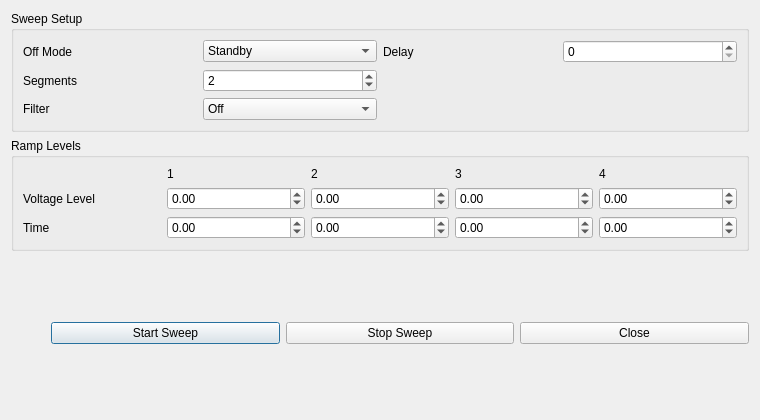
<?xml version="1.0" encoding="UTF-8"?>
<ui version="4.0">
 <class>RampSweepWindow</class>
 <widget class="QDialog" name="RampSweepWindow">
  <property name="geometry">
   <rect>
    <x>0</x>
    <y>0</y>
    <width>760</width>
    <height>420</height>
   </rect>
  </property>
  <property name="windowTitle">
   <string>Ramp Sweep</string>
  </property>
  <layout class="QVBoxLayout" name="verticalLayout">
   <item>
    <widget class="QGroupBox" name="groupBoxSetup">
     <property name="title">
      <string>Sweep Setup</string>
     </property>
     <layout class="QGridLayout" name="gridLayoutSetup">
      <item row="0" column="0">
       <widget class="QLabel" name="labelOffMode">
        <property name="text">
         <string>Off Mode</string>
        </property>
       </widget>
      </item>
      <item row="0" column="1">
       <widget class="QComboBox" name="offModeCombo">
        <item>
         <property name="text">
          <string>Standby</string>
         </property>
        </item>
        <item>
         <property name="text">
          <string>Freeze</string>
         </property>
        </item>
       </widget>
      </item>
      <item row="0" column="2">
       <widget class="QLabel" name="labelDelay">
        <property name="text">
         <string>Delay</string>
        </property>
       </widget>
      </item>
      <item row="0" column="3">
       <widget class="QSpinBox" name="delaySpin">
        <property name="maximum">
         <number>100000</number>
        </property>
       </widget>
      </item>
      <item row="1" column="0">
       <widget class="QLabel" name="labelSegments">
        <property name="text">
         <string>Segments</string>
        </property>
       </widget>
      </item>
      <item row="1" column="1">
       <widget class="QSpinBox" name="numberOfSegmentSpin">
        <property name="minimum">
         <number>1</number>
        </property>
        <property name="maximum">
         <number>99999</number>
        </property>
        <property name="value">
         <number>2</number>
        </property>
       </widget>
      </item>
      <item row="2" column="0">
       <widget class="QLabel" name="labelFilter">
        <property name="text">
         <string>Filter</string>
        </property>
       </widget>
      </item>
      <item row="2" column="1">
       <widget class="QComboBox" name="filterCombo">
        <item>
         <property name="text">
          <string>Off</string>
         </property>
        </item>
        <item>
         <property name="text">
          <string>On</string>
         </property>
        </item>
       </widget>
      </item>
     </layout>
    </widget>
   </item>
   <item>
    <widget class="QGroupBox" name="groupBoxLevels">
     <property name="title">
      <string>Ramp Levels</string>
     </property>
     <layout class="QGridLayout" name="gridLayoutLevels">
      <item row="2" column="3">
       <widget class="QDoubleSpinBox" name="rampSweepTime3Spin">
        <property name="minimum">
         <double>-14.500000000000000</double>
        </property>
       </widget>
      </item>
      <item row="0" column="2">
       <widget class="QLabel" name="label2">
        <property name="text">
         <string>2</string>
        </property>
       </widget>
      </item>
      <item row="2" column="1">
       <widget class="QDoubleSpinBox" name="rampSweepTime1Spin">
        <property name="minimum">
         <double>-14.500000000000000</double>
        </property>
       </widget>
      </item>
      <item row="0" column="1">
       <widget class="QLabel" name="label1">
        <property name="text">
         <string>1</string>
        </property>
       </widget>
      </item>
      <item row="2" column="0">
       <widget class="QLabel" name="labelTime">
        <property name="text">
         <string>Time</string>
        </property>
       </widget>
      </item>
      <item row="1" column="0">
       <widget class="QLabel" name="labelVoltage">
        <property name="text">
         <string>Voltage Level</string>
        </property>
       </widget>
      </item>
      <item row="2" column="4">
       <widget class="QDoubleSpinBox" name="rampSweepTime4Spin">
        <property name="minimum">
         <double>-14.500000000000000</double>
        </property>
       </widget>
      </item>
      <item row="1" column="3">
       <widget class="QDoubleSpinBox" name="rampSweepVoltage3Spin">
        <property name="minimum">
         <double>-14.500000000000000</double>
        </property>
        <property name="maximum">
         <double>14.500000000000000</double>
        </property>
        <property name="singleStep">
         <double>0.100000000000000</double>
        </property>
       </widget>
      </item>
      <item row="0" column="3">
       <widget class="QLabel" name="label3">
        <property name="text">
         <string>3</string>
        </property>
       </widget>
      </item>
      <item row="1" column="2">
       <widget class="QDoubleSpinBox" name="rampSweepVoltage2Spin">
        <property name="minimum">
         <double>-14.500000000000000</double>
        </property>
        <property name="maximum">
         <double>14.500000000000000</double>
        </property>
        <property name="singleStep">
         <double>0.100000000000000</double>
        </property>
       </widget>
      </item>
      <item row="1" column="4">
       <widget class="QDoubleSpinBox" name="rampSweepVoltage4Spin">
        <property name="minimum">
         <double>-14.500000000000000</double>
        </property>
        <property name="maximum">
         <double>14.500000000000000</double>
        </property>
        <property name="singleStep">
         <double>0.100000000000000</double>
        </property>
       </widget>
      </item>
      <item row="1" column="1">
       <widget class="QDoubleSpinBox" name="rampSweepVoltage1Spin">
        <property name="minimum">
         <double>-14.500000000000000</double>
        </property>
        <property name="maximum">
         <double>14.500000000000000</double>
        </property>
        <property name="singleStep">
         <double>0.100000000000000</double>
        </property>
       </widget>
      </item>
      <item row="0" column="4">
       <widget class="QLabel" name="label4">
        <property name="text">
         <string>4</string>
        </property>
       </widget>
      </item>
      <item row="2" column="2">
       <widget class="QDoubleSpinBox" name="rampSweepTime2Spin">
        <property name="minimum">
         <double>-14.500000000000000</double>
        </property>
       </widget>
      </item>
     </layout>
    </widget>
   </item>
   <item>
    <layout class="QHBoxLayout" name="horizontalLayoutButtons">
     <item>
      <spacer name="horizontalSpacer">
       <property name="sizeHint" stdset="0">
        <size>
         <width>40</width>
         <height>20</height>
        </size>
       </property>
      </spacer>
     </item>
     <item>
      <widget class="QPushButton" name="startRampSweep">
       <property name="text">
        <string>Start Sweep</string>
       </property>
      </widget>
     </item>
     <item>
      <widget class="QPushButton" name="runRampSweep">
       <property name="text">
        <string>Stop Sweep</string>
       </property>
      </widget>
     </item>
     <item>
      <widget class="QPushButton" name="closeButton">
       <property name="text">
        <string>Close</string>
       </property>
      </widget>
     </item>
    </layout>
   </item>
  </layout>
 </widget>
 <resources/>
 <connections/>
</ui>
